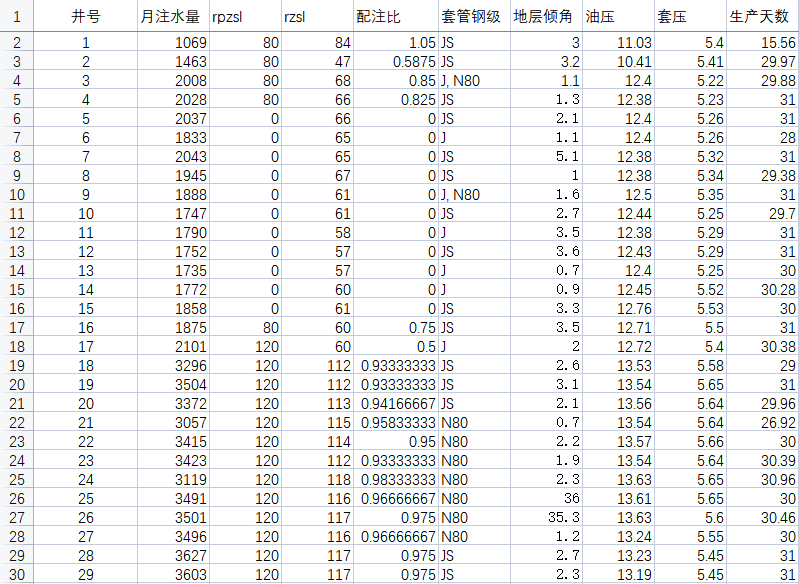
#> input picture img.png, 799 x 584 px, found by its file name
$ python '傅里叶.py'
#> lines starting #> are read from the running program, lines starting #| are printed output that depends on the picture
import cv2
import cv2 as cv

import numpy as np

from matplotlib import pyplot as plt

#读取图像

img = cv.imread('./img.png', 0)
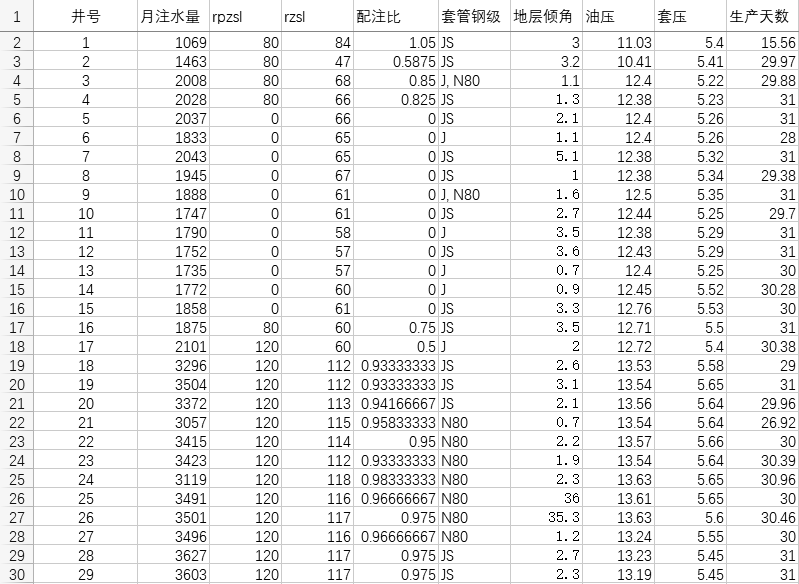
#> img: shape (584, 799); min 0, max 255, mean 239.7

#傅里叶变换

f = np.fft.fft2(img)

fshift = np.fft.fftshift(f)

res = np.log(np.abs(fshift))
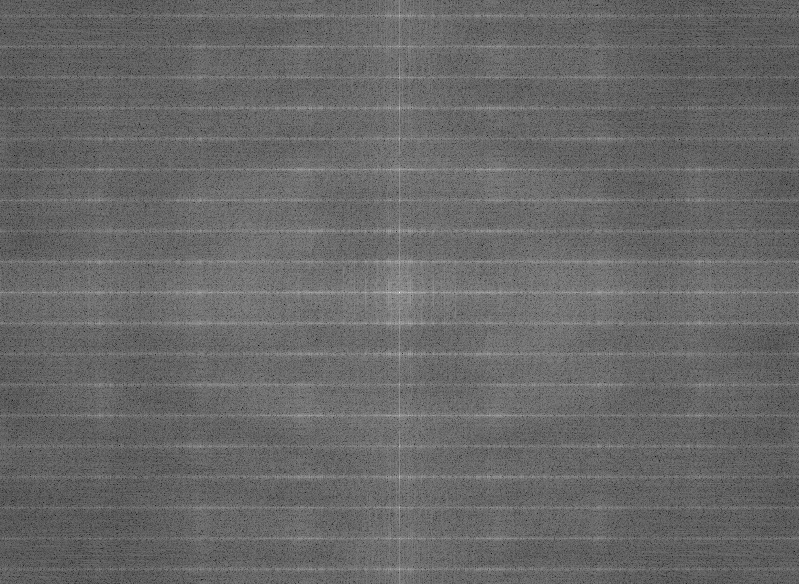
#> res: shape (584, 799) float64; min 3.2, max 18.53, mean 9.47; drawn with min black and max white

#傅里叶逆变换

ishift = np.fft.ifftshift(fshift)

iimg = np.fft.ifft2(ishift)

iimg = np.abs(iimg)

#展示结果

plt.subplot(131), plt.imshow(img, 'gray'), plt.title('Original Image')

plt.axis('off')

plt.subplot(132), plt.imshow(res, 'gray'), plt.title('Fourier Image')

plt.axis('off')

plt.subplot(133), plt.imshow(iimg, 'gray'), plt.title('Inverse Fourier Image')
cv2.imwrite("./imgs/"+"median.png", iimg)
cv2.imwrite("./imgs/"+"Original.png", img)
plt.axis('off')

plt.show()
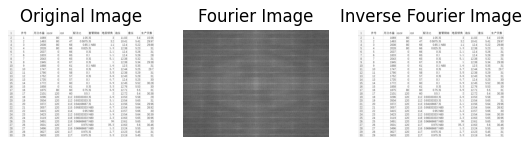
#> figure drawn by matplotlib, 3 panels
